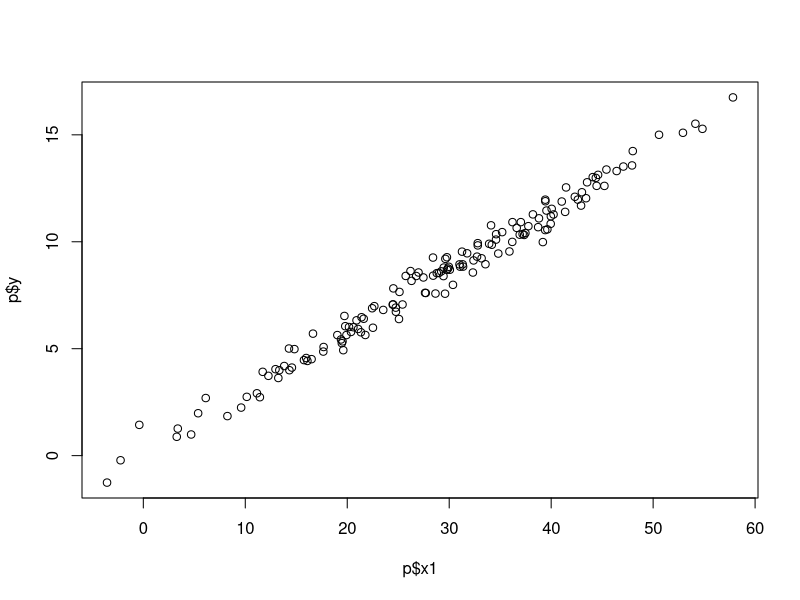
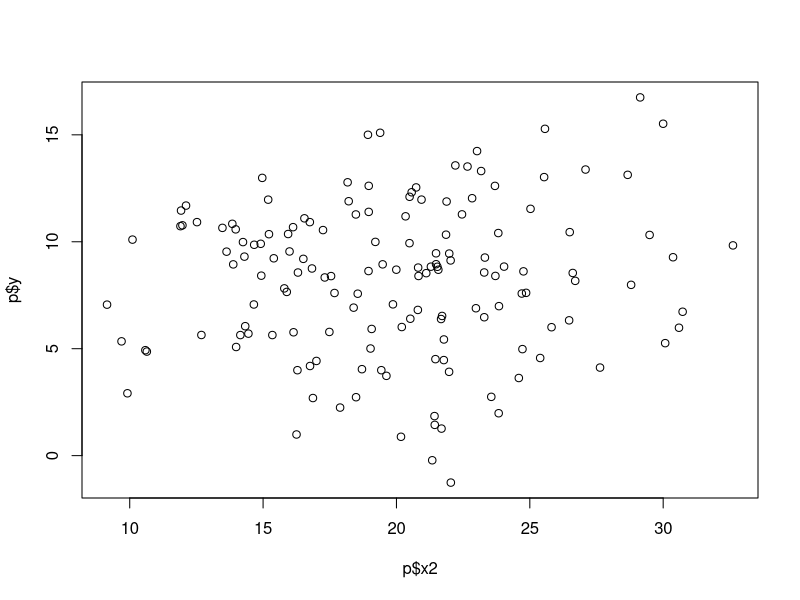

Here is the R script that generated these plots, in order:
## simulate stratified sampling with strata s1 and s2, SRSWOR
## 2 domains with size Nd are simulated
## estimate per strata or per domain, using HT estimator
## estimate per domain using ratio-HT estimator
## link ratio-HT estimator to the more generic regression estimator

## define 2 strata population
N1 <- 50
N2 <- 100
p1 <- data.frame(y=rnorm(N1, 5,3), strata="s1")
p2 <- data.frame(y=rnorm(N2, 10, 3), strata="s2")

p <- rbind(p1, p2)

## define domain 1
Nd <- 50
pd_ind <- sample(1:nrow(p), Nd, replace = F)
p$domain <- NA
p$domain[pd_ind] <- "d1"

## define domain 2, independent of domain 1
Nd <- 60
pd_ind <- sample(1:nrow(p), Nd, replace = F)
p$domain2 <- NA
p$domain2[pd_ind] <- "d2"

## auxilary information
## x1: correlated with y
## x2: independent with y
p$x1 <- 3.5*(p$y) + rnorm(nrow(p), 0,sd(p$y)/2) # linear correlation through origin
#p$x1 <- 3.5*(p$y) + rnorm(nrow(p), 10,sd(p$y)/2) # linear correlation with intercept
p$x2 <- rnorm(nrow(p), 20,5)
#p$x2 <- rgamma(nrow(p), 2,2)
plot(p$x1,p$y)
plot(p$x2,p$y)
lm(p$y ~ p$x1)

## ground truth
sum(p$y[p$strata=="s1"])
sum(p$y[p$strata=="s2"])
sum(p$y[p$domain=="d1" & !is.na(p$domain)])
sum(p$y[p$domain2=="d2" & !is.na(p$domain2)])

N_sim <- 1000
res <- data.frame(est_p1=rep(NA, N_sim),
                  est_p2=rep(NA, N_sim),
                  est_pd=rep(NA, N_sim),
                  est_pd2=rep(NA, N_sim),
                  est_dr11_x1=rep(NA, N_sim),
                  est_dr12_x1=rep(NA, N_sim),
                  est_dr13_x1=rep(NA, N_sim),
                  est_dr11_x2=rep(NA, N_sim),
                  est_dr12_x2=rep(NA, N_sim),
                  est_dr13_x2=rep(NA, N_sim))

for (i in 1:N_sim) {
  
  ## sampling based on strata (SRSWOR)
  n1 <- round(N1*0.1)  ## sample size defined by sampling fraction
  s1_ind <- sample(1:N1, n1, replace = FALSE)
  s1 <- data.frame(y=p$y[p$strata == "s1"][s1_ind],
                   p_i=n1/N1,
                   domain=p$domain[p$strata == "s1"][s1_ind],
                   domain2=p$domain2[p$strata == "s1"][s1_ind],
                   x1=p$x1[p$strata == "s1"][s1_ind],
                   x2=p$x2[p$strata == "s1"][s1_ind])
  
  

  n2 <- round(N2*0.05)
  s2_ind <- sample(1:N2, n2, replace = FALSE)
  s2 <- data.frame(y=p$y[p$strata == "s2"][s2_ind],
                   p_i=n2/N2,
                   domain=p$domain[p$strata == "s2"][s2_ind],
                   domain2=p$domain2[p$strata == "s2"][s2_ind],
                   x1=p$x1[p$strata == "s2"][s2_ind],
                   x2=p$x2[p$strata == "s2"][s2_ind])
  
  s <- rbind(s1, s2)
  

  ## estimate total per strata (HT)
  res$est_p1[i] <- sum(s1$y/s1$p_i)
  res$est_p2[i] <- sum(s2$y/s2$p_i)
  
  ## estimate domain 1 (HT)
  sd <- s[s$domain == "d1" & !is.na(s$domain),]
  res$est_pd[i] <- sum(sd$y/sd$p_i)
  
  ## estimate domain 2 (HT)
  sd <- s[s$domain2 == "d2" & !is.na(s$domain2),]
  res$est_pd2[i] <- sum(sd$y/sd$p_i)
  
  ## estimate domain 1 (ratio using x1 + HT), domain size unknown
  sd        <- s[s$domain == "d1" & !is.na(s$domain),]
  est_Bd    <- sum(sd$y/sd$p_i)/sum(sd$x1/sd$p_i)
  sd$resid  <- sd$y-est_Bd*sd$x1
  ## formula 1
  res$est_dr11_x1[i]   <- sum(p$x1[p$domain=="d1" & !is.na(p$domain)]*est_Bd) + sum(sd$resid/sd$p_i)
  x1_tot    <- sum(p$x1[p$domain=="d1" & !is.na(p$domain)])
  ## regression estimator
  res$est_dr12_x1[i]   <- sum(sd$y/sd$p_i) + est_Bd*(x1_tot-sum(sd$x1/sd$p_i))
  ## ordinary ratio estimator
  res$est_dr13_x1[i]   <- x1_tot*est_Bd
  #est_dr11 == est_dr12
  #est_dr11 == est_dr13
  
  ## estimate domain 1 (ratio using x2 + HT), domain size unknown
  sd        <- s[s$domain == "d1" & !is.na(s$domain),]
  est_Bd    <- sum(sd$y/sd$p_i)/sum(sd$x2/sd$p_i)
  sd$resid  <- sd$y-est_Bd*sd$x2
  x2_tot    <- sum(p$x2[p$domain=="d1" & !is.na(p$domain)])
  ## formula 1
  res$est_dr11_x2[i]   <- sum(x2_tot*est_Bd) + sum(sd$resid/sd$p_i)
  ## regression estimator: more general estimator when intercept !=0
  ## intercept = est_y_mean-B*x_mean, in this case =0
  res$est_dr12_x2[i]   <- sum(sd$y/sd$p_i) + est_Bd*(x2_tot-sum(sd$x2/sd$p_i))
  ## ordinary ratio estimator
  res$est_dr13_x2[i]   <- x2_tot*est_Bd
  #est_dr11 == est_dr12
  #est_dr11 == est_dr13
  
}


## ground truth
sum(p$y[p$strata=="s1"])
mean(res$est_p1)
sum(p$y[p$strata=="s2"])
mean(res$est_p2)
sum(p$y[p$domain=="d1" & !is.na(p$domain)])
mean(res$est_pd)
sum(p$y[p$domain2=="d2" & !is.na(p$domain2)])
mean(res$est_pd2)
                 


